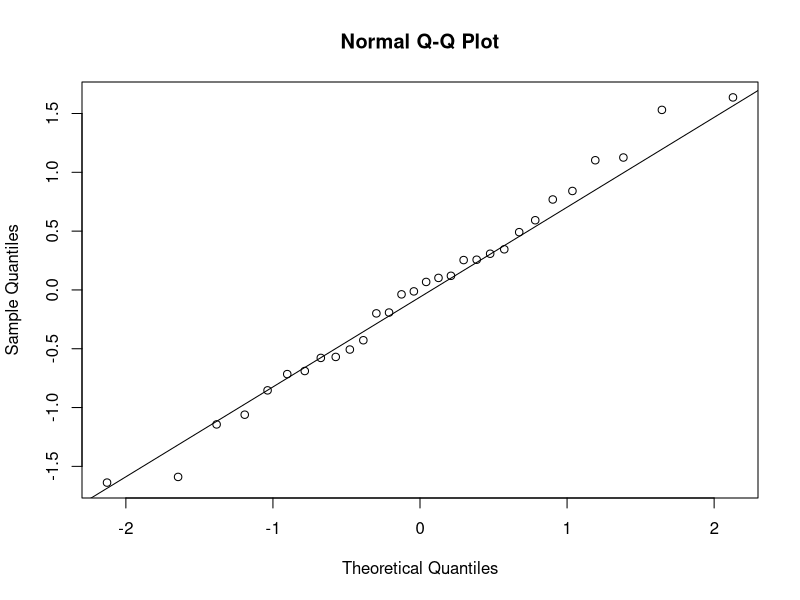
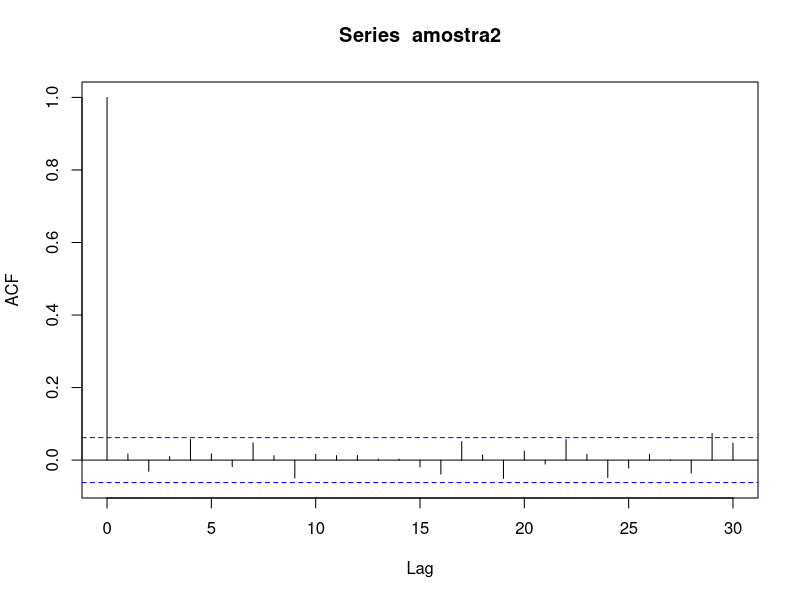
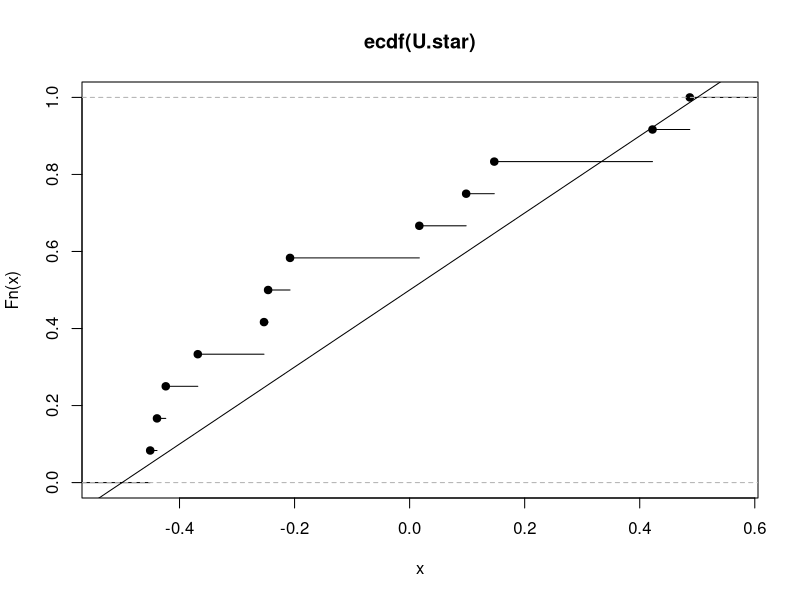
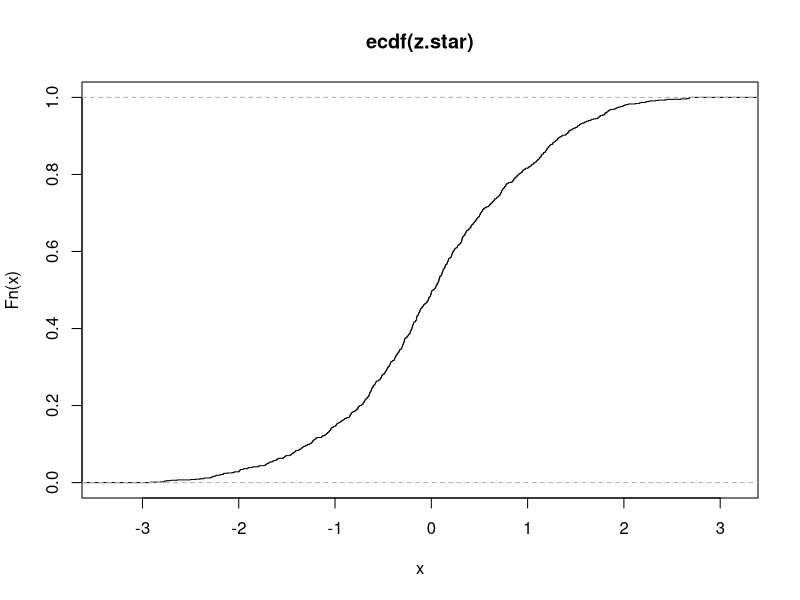

Recreate these plots in R, in order. (Note: this script raises an error after producing the figures.)
amostra <- rnorm(30)
qqnorm(amostra)
qqline(amostra)


amostra2 <- runif(1000)
acf(amostra2)

U <- runif(12)
U.star <- U-0.5
Fn <- ecdf(U.star)
plot(Fn)
abline(0.5,1)
ene <- 1e3
matriz <-matrix(runif(ene*12)-0.5, ncol = 12)
z.star <- apply(matriz, 1, sum)
f.star <- ecdf(z.star)
plot(f.star)
curve(pnorm,from = 4,to=4, add = T)
ks.test(z.star, "pnorm")
qnorm(p=(1:10/10))
quantis <- qnorm(p=(1:10/10))
cut.star <- cut(x=z.star, breaks = quantis)
conta.star <- table(cut.star)
conta.star 
1- pchisq(2.58, df=10)

pchisq(0.5, df=2)

# Gerar matriz com valores U(−0.5, 0.5)
matriz <- matrix(runif(n * p) - 0.5, ncol = p)

# Separar colunas ímpares e pares
X_impar <- matriz[, seq(1, p, 2)]  # colunas 1,3,5,7,9,11
X_par   <- matriz[, seq(2, p, 2)]  # colunas 2,4,6,8,10,12

# Visualizar as primeiras linhas
head(X_impar)
head(X_par)

p <- 12
matriz <- matrix(runif(n * p) - 0.5, ncol = p)
x <- matriz
# Distâncias x'x de cada vetor
distancias1  <- apply(matriz, 1, function(x) sum(x^2))
distancias <- apply(x**2, MARGIN =1, FUN =  sum)



d_X  <- rowSums(X_impar^2)
d_Xp <- rowSums(X_par^2)
boxplot(d_X, d_Xp, names = c("X (ímpar)", "X' (par)"), main = "Distâncias x'x por grupo")


U1<- runif(10)
U2 <- runif(10)

z1=sqrt(-2*log(U1))*cos(2*pi*U2)
U1[U1 == 0] <- .Machine$double.eps
U1[U1 == 1] <- 1 - .Machine$double.eps
z2=sqrt(-2*log(U1))*sin(2*pi*U2)
hist(c(z1, z2), breaks = 10, main = "Histogram of Z1 and Z2", col = "lightblue")
qqnorm(c(z1, z2)); qqline(c(z1, z2))





repeat {
  U1 <- runif(10)
  U2 <- runif(10)
  if (all(U1 > 0 & U1 < 1 & U2 > 0 & U2 < 1)) break
}



# Gerar 1000 somas de quadrados de 5 normais padrão (convolução)
set.seed(123)
X <- replicate(1000, sum(rnorm(5)^2))

# Visualizar histograma e curva teórica
hist(X, freq = FALSE, breaks = 40, col = "lightblue", main = "χ²(5)")
curve(dchisq(x, df = 5), add = TRUE, col = "red", lwd = 2)

# Comparar quantis
quantile(X, c(0.5, 0.95, 0.99))
qchisq(c(0.5, 0.95, 0.99), df = 5)


div <-X_par/X_impar
hist(div)
plot(div)

# Gerar 10 valores com distribuição de Cauchy padrão usando inversa
set.seed(123)
U <- runif(10)
X <- tan(pi * (U - 0.5))
X

hist(X)
plot(X)


